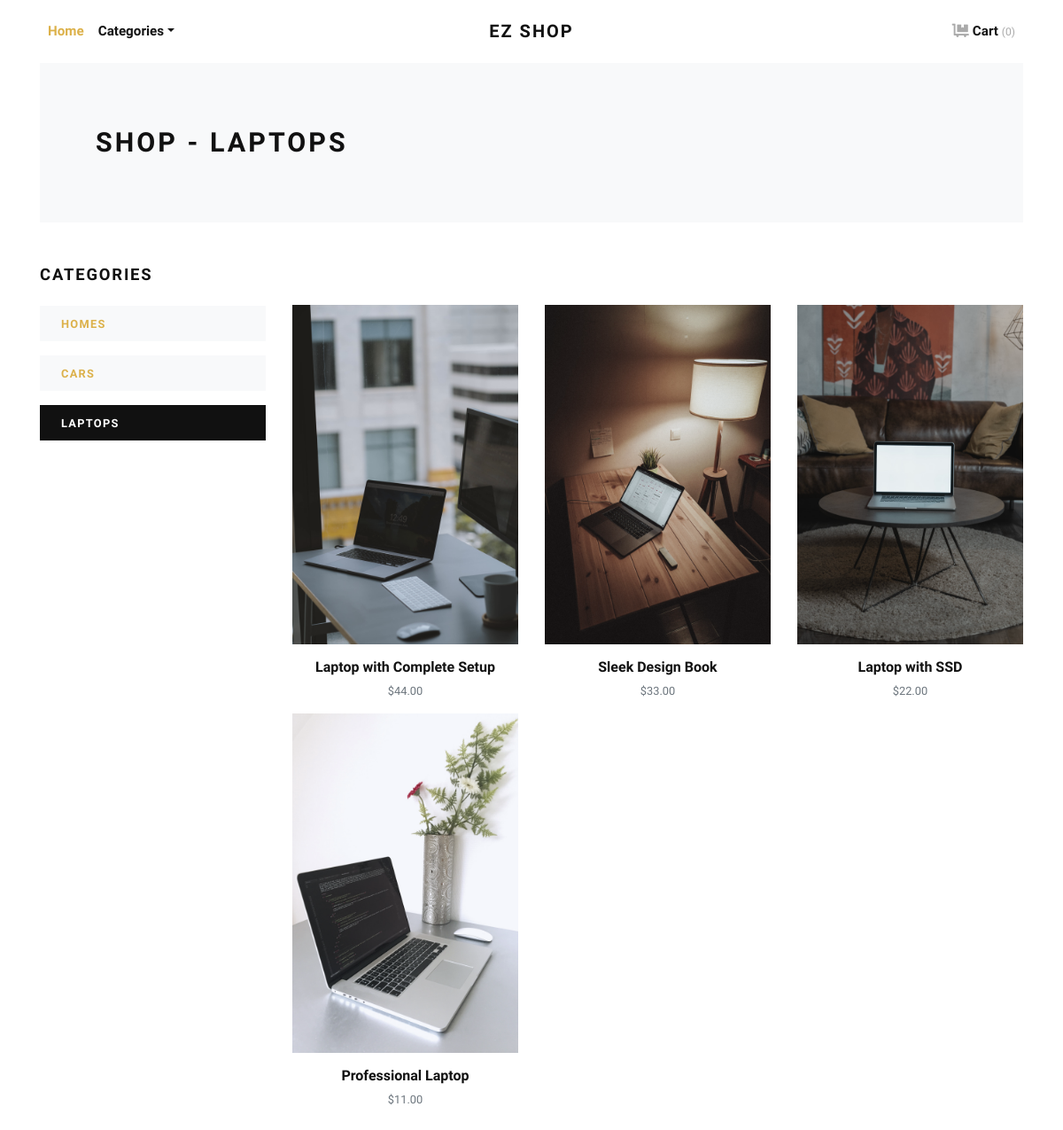
The page /laptops/ on the database its author committed.
### estore/models.py (models this page shows, shortened)
class Category(models.Model):
    title = models.CharField(max_length=50, verbose_name="Category Title")
    url_slug = models.SlugField(max_length=55, verbose_name="Category URL Slug")
    category_image = models.ImageField(upload_to='category', blank=True, null=True, verbose_name="Category Image")
    created_at = models.DateTimeField(auto_now_add=True, verbose_name="Created Date")
    class Meta:
        verbose_name_plural = 'Categories'
        ordering = ('-created_at', )

class Product(models.Model):
    title = models.CharField(max_length=150, verbose_name="Product Title")
    product_image = models.ImageField(upload_to='product', blank=True, null=True, verbose_name="Product Image")
    price = models.DecimalField(max_digits=8, decimal_places=2)
    category = models.ForeignKey(Category, verbose_name="Product Categoy", on_delete=models.CASCADE)
    created_at = models.DateTimeField(auto_now_add=True, verbose_name="Created Date")
    class Meta:
        verbose_name_plural = 'Products'
        ordering = ('-created_at', )

### estore/views.py (the view)
# urls.py: path('<slug:url_slug>/', views.category_products, name="category-products")
def category_products(request, url_slug):
    category = get_object_or_404(Category, url_slug=url_slug)
    products = Product.objects.filter(category=category)
    categories = Category.objects.all()
    context = {
        'category': category,
        'products': products,
        'categories': categories,
    }
    return render(request, 'estore/category_products.html', context)

### estore/context_helper.py (called while the page is built)
def store_menu(request):
    categories = Category.objects.filter()
    context = {
        'categories_menu': categories,
    }
    return context

def cart_menu(request):
    cart_items = Cart.objects.all()
    context = { 'cart_items': cart_items }
    return context

### estore/templates/estore/category_products.html (shortened to what this page needs)
{% extends 'estore/base.html' %}
{% load static %}
{% load humanize %}
{% block content %}
<div class="container">
  <section class="py-5 bg-light">
    <div class="container">
      <div class="row px-4 px-lg-5 py-lg-4 align-items-center">
        <div class="col-lg-6">
          <h1 class="h2 text-uppercase mb-0">Shop - {{category.title}}</h1>
        </div>
      </div>
    </div>
  </section>
  <section class="py-5">
    <div class="container p-0">
      <div class="row">
        <div class="col-lg-3 order-2 order-lg-1">
          <h5 class="text-uppercase mb-4">Categories</h5>
          {% if categories %}
          {% for cat in categories %}
          <a href="{% url 'estore:category-products' cat.url_slug %}">
            <div class="py-2 px-4 {% if category == cat %}bg-dark text-white {% else %}bg-light{% endif %} mb-3">
              <strong class="small text-uppercase font-weight-bold">{{cat.title}}</strong>
            </div>
          </a>
          {% endfor %}
          {% endif %}
        </div>
        <div class="col-lg-9 order-1 order-lg-2 mb-5 mb-lg-0">
          <div class="row" style="margin-top: 45px;">
            {% if products %}
            {% for product in products %}
            <div class="col-lg-4 col-sm-6">
              <div class="product text-center">
                <div class="mb-3 position-relative">
                  <img class="img-fluid w-100" src="{{product.product_image.url}}" alt="{{product.title}}">
                </div>
                <h6>{{product.title}}</h6>
                <p class="small text-muted">${{product.price|intcomma}}</p>
              </div>
            </div>
            {% endfor %}
            {% endif %}
          </div>
        </div>
      </div>
    </div>
  </section>
</div>
{% endblock content %}

### static/css/style.default.css (style rules this page uses)
strong { font-weight: 700; }
.product img { -webkit-filter: grayscale(40%); filter: grayscale(40%); transition: all 0.3s; }
.text-uppercase { text-transform: uppercase; letter-spacing: 0.1em; }
body { font-family: "Libre Franklin", sans-serif; font-size: 1rem; font-weight: 400; line-height: 1.5; color: #111111; background-color: #fff; }
a { color: #dcb14a; text-decoration: none; }
h1, h2, h3, h4, h5, h6, .h1, .h2, .h3, .h4, .h5, .h6 { margin-bottom: 0.5rem; font-family: inherit; font-weight: 900; line-height: 1.2; color: inherit; }
h1, .h1 { font-size: 2.2rem; }
h2, .h2 { font-size: 1.9rem; }
h5, .h5 { font-size: 1.15rem; }
h6, .h6 { font-size: 1rem; }
small, .small { font-size: 80%; font-weight: 400; }
.bg-light { background-color: #f8f9fa !important; }
.bg-dark { background-color: #111111 !important; }

### rows shown on the page
Category: title "LAPTOPS"
Category: title "HOMES"
Category: title "CARS"
Product: product_image (picture), title "Laptop with Complete Setup", price "44.00"
Product: product_image (picture), title "Sleek Design Book", price "33.00"
Product: product_image (picture), title "Laptop with SSD", price "22.00"
Product: product_image (picture), title "Professional Laptop", price "11.00"

### other values the page prints
{{ cart_items.count }} "0"
